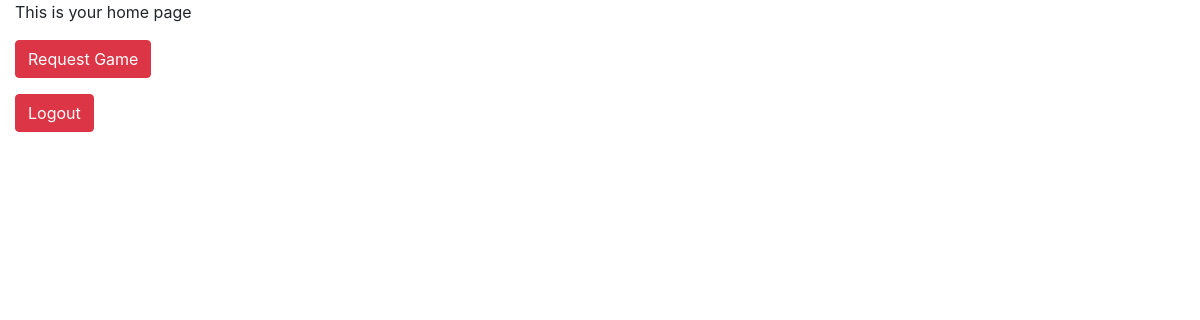
Page / (signed in) on the earlier database version.
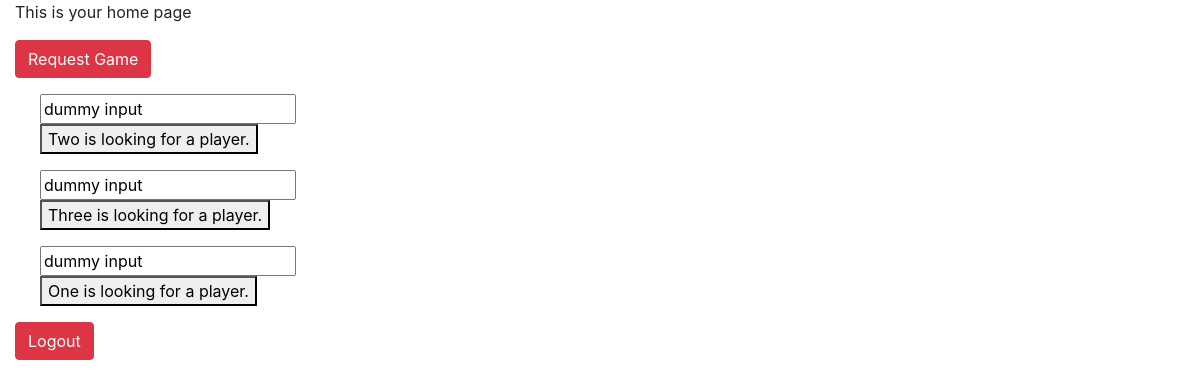
Same page on the later database version.
### games/models.py (models this page shows, shortened)
class Match(models.Model):
    player1 = models.ForeignKey(
        User,
        on_delete = models.CASCADE,
        related_name = 'player1',
    )
    player2 = models.ForeignKey(
        User,
        on_delete = models.CASCADE,
        related_name = 'player2',
    )
    creator = models.ForeignKey(
        User,
        default = 1,
        on_delete = models.CASCADE,
        related_name = 'creator',
    )
    PLAYER_1_WINS = models.BooleanField(default = False)
    WAITING_FOR_2ND_PLAYER = models.BooleanField(default = False)

### games/views.py (the view, shortened to what this page needs)
# urls.py: path('', views.home, name='home'),
def home(request):
    if request.user.is_authenticated:
        loggedIn = True;
        print("loggedIn = True")
    else:
        loggedIn = False;
        print("loggedIn = False")
    allMatches = Match.objects.all()
    allProfiles = Profile.objects.all() #like a list
    context = {'allMatches': allMatches,
    'allProfiles': allProfiles,
    'loggedIn': loggedIn,
    }
    return render(request, 'games/index.html', context)

### games/templates/games/index.html (shortened to what this page needs)
<head>
  <link rel="stylesheet" href="https://maxcdn.bootstrapcdn.com/bootstrap/4.5.2/css/bootstrap.min.css">
</head>
<body>
<div class="container-fluid">
  <p>This is your home page</p>
</div>
{% if loggedIn %}
<div class="container-fluid">
  <form action = "game/" method="post">
    <button type="submit" class="btn btn-danger" name="request_game">Request Game</button>
  </form>
</div>
<ul>
{% for match in allMatches %}
  {% if match.WAITING_FOR_2ND_PLAYER%}
    <form action="game/" method="post">
      <input type="text" name="dummy" value="dummy input"><br>
      <button type="submit" name="button">
        {{match.creator.username}} is looking for a player.
      </button>
    </form>
  {% endif %}
{% endfor %}
</ul>
<div class="container-fluid">
  <form method="post">
    <button type="submit" class="btn btn-danger" name="logout">Logout</button>
  </form>
</div>
{% endif %}
</body>

Differences in the rows shown:
now on this page (row edited): Match: creator.username "Two"
now on this page (row edited): Match: creator.username "Three"
now on this page (row edited): Match: creator.username "One"
